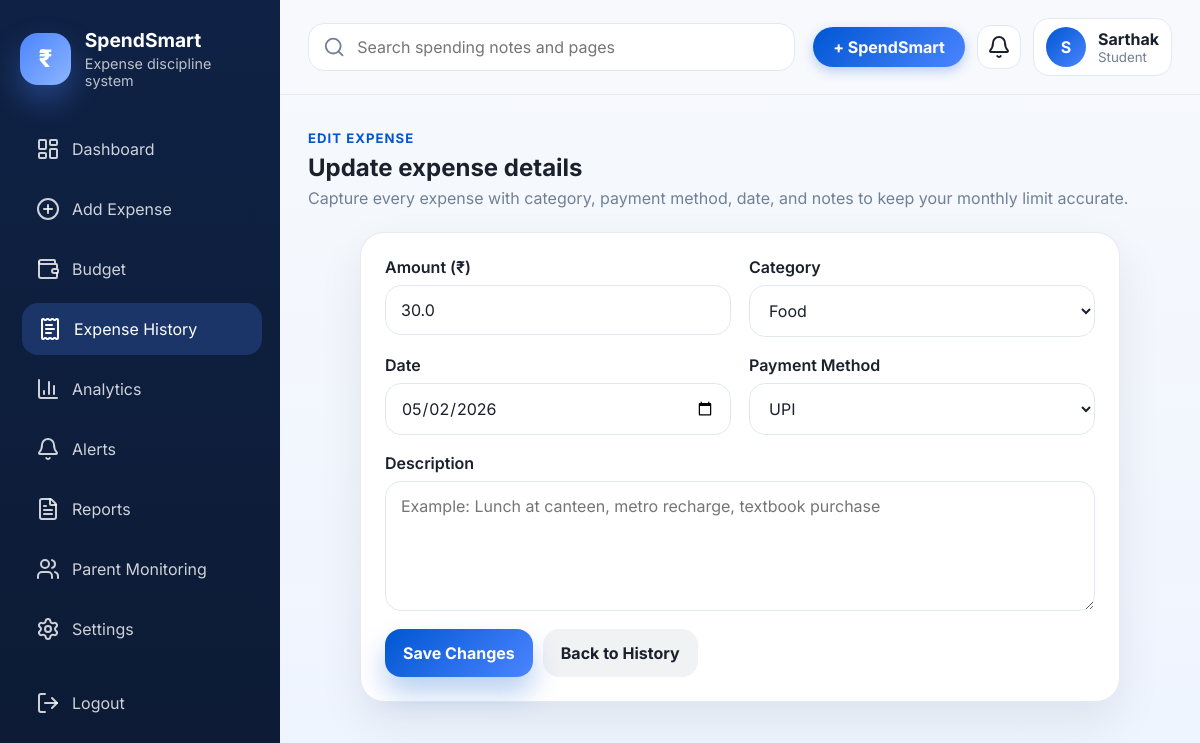
/expenses/edit/1 (signed in), run on the app's committed database.
### tables this page shows
CREATE TABLE users (
            id INTEGER PRIMARY KEY AUTOINCREMENT,
            full_name TEXT NOT NULL,
            email TEXT NOT NULL UNIQUE,
            mobile TEXT NOT NULL,
            password_hash TEXT NOT NULL,
            user_type TEXT NOT NULL,
            notifications_enabled INTEGER NOT NULL DEFAULT 1,
            parent_summary_enabled INTEGER NOT NULL DEFAULT 1,
            created_at TEXT NOT NULL
        );

CREATE TABLE expenses (
            id INTEGER PRIMARY KEY AUTOINCREMENT,
            user_id INTEGER NOT NULL,
            amount REAL NOT NULL,
            category TEXT NOT NULL,
            payment_method TEXT NOT NULL,
            description TEXT,
            expense_date TEXT NOT NULL,
            created_at TEXT NOT NULL,
            FOREIGN KEY (user_id) REFERENCES users(id)
        );

### app.py (the view, shortened to what this page needs)
@app.route("/expenses/edit/<int:expense_id>", methods=["GET", "POST"])
@login_required
def edit_expense(expense_id: int):
    user = get_current_user()
    expense = query_one("SELECT * FROM expenses WHERE id = ? AND user_id = ?", (expense_id, user["id"]))
    if not expense:
        flash("Expense not found.", "error")
        return redirect(url_for("expense_history"))
    return render_page(
        "expense_form.html",
        page_title="Edit Expense",
        active_page="expense-history",
        form=expense,
        edit_mode=True,
        expense_id=expense_id,
    )

### app.py (called while the page is built)
def today_parts() -> tuple[int, int]:
    today = date.today()
    return today.month, today.year

def month_label(month: int, year: int) -> str:
    return f"{MONTH_NAMES[month - 1]} {year}"

def get_db() -> sqlite3.Connection:
    if "db" not in g:
        DATA_DIR.mkdir(parents=True, exist_ok=True)
        conn = sqlite3.connect(DB_PATH)
        conn.row_factory = sqlite3.Row
        conn.execute("PRAGMA journal_mode=MEMORY")
        conn.execute("PRAGMA synchronous=NORMAL")
        conn.execute("PRAGMA foreign_keys=ON")
        g.db = conn
    return g.db

def query_one(query: str, params: tuple[Any, ...] = ()) -> sqlite3.Row | None:
    return get_db().execute(query, params).fetchone()

def login_required(view):
    @wraps(view)
    def wrapped_view(*args, **kwargs):
        if "user_id" not in session:
            flash("Please log in to continue.", "error")
            return redirect(url_for("login"))
        return view(*args, **kwargs)
    return wrapped_view

def get_current_user() -> sqlite3.Row | None:
    user_id = session.get("user_id")
    if not user_id:
        return None
    return query_one("SELECT * FROM users WHERE id = ?", (user_id,))

def month_year_from_request() -> tuple[int, int]:
    current_month, current_year = today_parts()
    month = int(request.args.get("month", current_month))
    year = int(request.args.get("year", current_year))
    return month, year

def render_page(template: str, **context: Any):
    user = get_current_user()
    month, year = month_year_from_request()
    common = {
        "current_user": user,
        "current_month": month,
        "current_year": year,
        "month_label": month_label(month, year),
        "expense_categories": EXPENSE_CATEGORIES,
        "payment_methods": PAYMENT_METHODS,
        "month_names": MONTH_NAMES,
        "now_year": date.today().year,
    }
    return render_template(template, **common, **context)

@app.before_request
def bootstrap() -> None:
    init_db()

### templates/expense_form.html (shortened to what this page needs)
{% extends "base.html" %}
{% block content %}
<section class="page-header">
  <div>
    <span class="eyebrow">{{ "Edit Expense" if edit_mode else "Add Expense" }}</span>
    <h2>{{ "Update expense details" if edit_mode else "Record a new daily expense" }}</h2>
    <p>Capture every expense with category, payment method, date, and notes to keep your monthly limit accurate.</p>
  </div>
</section>
<section class="centered-card">
  <article class="panel-card form-panel">
    <form method="post" class="form-grid two-column">
      <label class="input-group">
        <span>Amount (₹)</span>
        <input type="number" step="0.01" min="1" name="amount" value="{{ form.amount if form else '' }}" required>
      </label>
      <label class="input-group">
        <span>Category</span>
        <select name="category" required>
          {% for category in expense_categories %}
          <option value="{{ category }}" {% if form and form.category == category %}selected{% endif %}>{{ category }}</option>
          {% endfor %}
        </select>
      </label>
      <label class="input-group">
        <span>Date</span>
        <input type="date" name="expense_date" value="{{ form.expense_date if form else '' }}" required>
      </label>
      <label class="input-group">
        <span>Payment Method</span>
        <select name="payment_method" required>
          {% for method in payment_methods %}
          <option value="{{ method }}" {% if form and form.payment_method == method %}selected{% endif %}>{{ method }}</option>
          {% endfor %}
        </select>
      </label>
      <label class="input-group full-width">
        <span>Description</span>
        <textarea name="description" rows="5" placeholder="Example: Lunch at canteen, metro recharge, textbook purchase">{{ form.description if form else '' }}</textarea>
      </label>
      <div class="form-actions full-width">
        <button class="btn btn-primary" type="submit">{{ "Save Changes" if edit_mode else "Add Expense" }}</button>
        <a href="{{ url_for('expense_history') }}" class="btn btn-ghost">Back to History</a>
      </div>
    </form>
  </article>
</section>
{% endblock %}

### templates/base.html (shortened to what this page needs)
<!DOCTYPE html>
<html lang="en">
<head>
  <link rel="stylesheet" href="{{ url_for('static', filename='css/styles.css') }}">
</head>
<body>
  {% if current_user %}
  <div class="app-shell">
    <aside class="sidebar" id="sidebar">
      <div class="sidebar-brand">
        <div class="brand-mark">₹</div>
        <div>
          <h1>SpendSmart</h1>
          <p>Expense discipline system</p>
        </div>
      </div>
      <nav class="sidebar-nav">
        {% for item in sidebar_links %}
          {% if item.endpoint != 'parent_link' or current_user.user_type == 'Student' %}
          <a href="{{ url_for(item.endpoint) }}" class="nav-link {% if active_page == item.key %}active{% endif %}">
            <i data-lucide="{{ item.icon }}"></i>
            <span>{{ item.label }}</span>
          </a>
          {% endif %}
        {% endfor %}
        <a href="{{ url_for('logout') }}" class="nav-link logout-link">
          <i data-lucide="log-out"></i>
          <span>Logout</span>
        </a>
      </nav>
    </aside>
    <div class="main-panel">
      <header class="topbar">
        <div class="topbar-search">
          <i data-lucide="search"></i>
          <input type="text" placeholder="Search spending notes and pages" disabled>
        </div>
        <div class="topbar-actions">
          <a href="{{ url_for('dashboard') }}" class="logo-btn" aria-label="Open SpendSmart dashboard">
            + SpendSmart
          </a>
          <a class="icon-button" href="{{ url_for('alerts') }}" aria-label="Alerts">
            <i data-lucide="bell"></i>
          </a>
          <div class="profile-chip">
            <span class="avatar">{{ current_user.full_name[:1] }}</span>
            <div>
              <strong>{{ current_user.full_name }}</strong>
              <small>{{ current_user.user_type }}</small>
            </div>
          </div>
        </div>
      </header>
      <main class="content-area">
        {% block content %}{% endblock %}
      </main>
    </div>
  </div>
  {% endif %}
</body>
</html>

### data on the page
users: full_name "S", full_name "Sarthak", user_type "Student"
expenses: amount "30.0", category "Food", expense_date "05/02/2026", payment_method "UPI"

### other printed values
{{ item.label }} "Dashboard" "Add Expense" "Budget" "Expense History" "Analytics" "Alerts" "Reports" "Parent Monitoring" "Settings"
{{ "Edit Expense" if edit_mode else "Add Expense" }} "EDIT EXPENSE"
{{ "Save Changes" if edit_mode else "Add Expense" }} "Save Changes"
